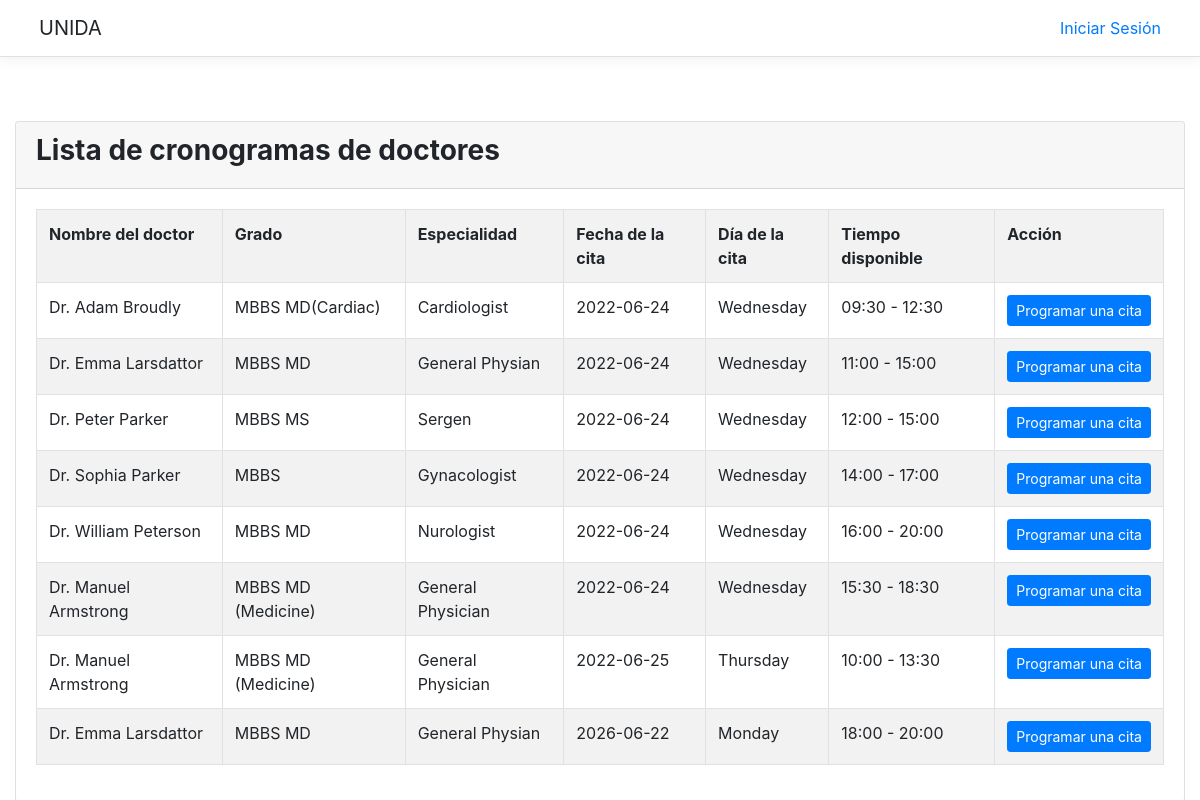
Before: / with the older database file.
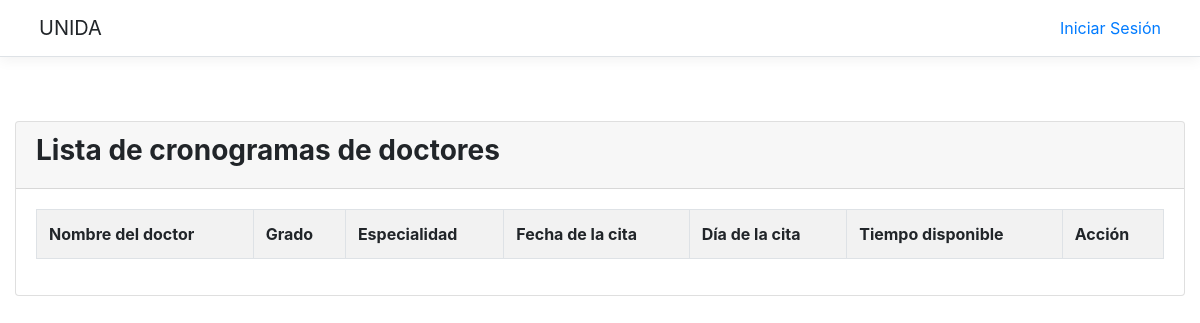
After: the same page with the newer database file.
### tables this page shows
CREATE TABLE `doctor_schedule_table` (
  `doctor_schedule_id` int(11) NOT NULL,
  `doctor_id` int(11) NOT NULL,
  `doctor_schedule_date` date NOT NULL,
  `doctor_schedule_day` enum('Sunday','Monday','Tuesday','Wednesday','Thursday','Friday','Saturday') NOT NULL,
  `doctor_schedule_start_time` varchar(20) NOT NULL,
  `doctor_schedule_end_time` varchar(20) NOT NULL,
  `average_consulting_time` int(5) NOT NULL,
  `doctor_schedule_status` enum('Active','Inactive') NOT NULL
);

CREATE TABLE `doctor_table` (
  `doctor_id` int(11) NOT NULL,
  `doctor_email_address` varchar(200) NOT NULL,
  `doctor_password` varchar(100) NOT NULL,
  `doctor_name` varchar(100) NOT NULL,
  `doctor_profile_image` varchar(100) NOT NULL,
  `doctor_phone_no` varchar(30) NOT NULL,
  `doctor_address` mediumtext NOT NULL,
  `doctor_date_of_birth` date NOT NULL,
  `doctor_degree` varchar(200) NOT NULL,
  `doctor_expert_in` varchar(100) NOT NULL,
  `doctor_status` enum('Active','Inactive') NOT NULL,
  `doctor_added_on` datetime NOT NULL
);

### class/Appointment.php (called while the page is built, shortened)
<?php
class Appointment
{
	public $connect;
	public $query;
	public function __construct()
	{
		$this->connect = new PDO("mysql:host=localhost;dbname=doctor_appointment", "root", "");
	}
	function get_result()
	{
		return $this->connect->query($this->query, PDO::FETCH_ASSOC);
	}
}
?>

### index.php (the view, shortened to what this page needs)
<?php
include('class/Appointment.php');
$object = new Appointment;
$object->query = "
SELECT * FROM doctor_schedule_table
INNER JOIN doctor_table
ON doctor_table.doctor_id = doctor_schedule_table.doctor_id
WHERE doctor_schedule_table.doctor_schedule_date >= '".date('Y-m-d')."'
AND doctor_schedule_table.doctor_schedule_status = 'Active'
AND doctor_table.doctor_status = 'Active'
ORDER BY doctor_schedule_table.doctor_schedule_date ASC
";
$result = $object->get_result();
include('header.php');
?>
		      	<div class="card">
		      		<form method="post" action="result.php">
			      		<div class="card-header"><h3><b>Lista de cronogramas de doctores</b></h3></div>
			      		<div class="card-body">
		      				<div class="table-responsive">
		      					<table class="table table-striped table-bordered">
		      						<tr>
		      							<th>Nombre del doctor</th>
		      							<th>Grado</th>
		      							<th>Especialidad</th>
		      							<th>Fecha de la cita</th>
		      							<th>Día de la cita</th>
		      							<th>Tiempo disponible</th>
		      							<th>Acción</th>
		      						</tr>
		      						<?php
		      						foreach($result as $row)
		      						{
		      							echo '
		      							<tr>
		      								<td>'.$row["doctor_name"].'</td>
		      								<td>'.$row["doctor_degree"].'</td>
		      								<td>'.$row["doctor_expert_in"].'</td>
		      								<td>'.$row["doctor_schedule_date"].'</td>
		      								<td>'.$row["doctor_schedule_day"].'</td>
		      								<td>'.$row["doctor_schedule_start_time"].' - '.$row["doctor_schedule_end_time"].'</td>
		      								<td><button type="button" name="get_appointment" class="btn btn-primary btn-sm get_appointment" data-id="'.$row["doctor_schedule_id"].'">Programar una cita</button></td>
		      							</tr>
		      							';
		      						}
		      						?>
		      					</table>
		      				</div>
		      			</div>
		      		</form>
		      	</div>
<?php
include('footer.php');
?>

### header.php (shortened to what this page needs)
<!doctype html>
<html lang="en">
	<head>
	    <link href="vendor/bootstrap/bootstrap.min.css" rel="stylesheet">
	    <link href="vendor/fontawesome-free/css/all.min.css" rel="stylesheet" type="text/css">
	    <link rel="stylesheet" type="text/css" href="vendor/parsley/parsley.css"/>
	    <link rel="stylesheet" type="text/css" href="vendor/datepicker/bootstrap-datepicker.css"/>
    	<link href="vendor/datatables/dataTables.bootstrap4.min.css" rel="stylesheet">
	</head>
	<body>
		<div class="d-flex flex-column flex-md-row align-items-center p-3 px-md-4 mb-3 bg-white border-bottom box-shadow">
			<div class="col">
		    	<h5 class="my-0 mr-md-auto font-weight-normal">UNIDA</h5>
		    </div>
		    <?php
		    if(!isset($_SESSION['patient_id']))
		    {
		    ?>
		    <div class="col text-right"><a href="login.php">Iniciar Sesión</a></div>
		   	<?php
		   	}
		   	?>
	    </div>
	    <br />
	    <br />
	    <div class="container-fluid">

### footer.php (shortened to what this page needs)
	    </div>
	</body>
</html>

### header.php (style rules this page uses)
.border-bottom { border-bottom: 1px solid #e5e5e5; }
.box-shadow { box-shadow: 0 .25rem .75rem rgba(0, 0, 0, .05); }

Changed rows visible on the page:
no longer on this page (row edited): doctor_schedule_table: doctor.doctor_name "Dr. Adam Broudly", doctor.doctor_degree "MBBS MD(Cardiac)", doctor.doctor_expert_in "Cardiologist", doctor_schedule_date "2022-06-24", doctor_schedule_day "Wednesday", doctor_schedule_start_time "09:30", doctor_schedule_end_time "12:30"
no longer on this page (row edited): doctor_schedule_table: doctor.doctor_name "Dr. Emma Larsdattor", doctor.doctor_degree "MBBS MD", doctor.doctor_expert_in "General Physian", doctor_schedule_date "2022-06-24", doctor_schedule_day "Wednesday", doctor_schedule_start_time "11:00", doctor_schedule_end_time "15:00"
no longer on this page (row edited): doctor_schedule_table: doctor.doctor_name "Dr. Peter Parker", doctor.doctor_degree "MBBS MS", doctor.doctor_expert_in "Sergen", doctor_schedule_date "2022-06-24", doctor_schedule_day "Wednesday", doctor_schedule_start_time "12:00", doctor_schedule_end_time "15:00"
no longer on this page (row edited): doctor_schedule_table: doctor.doctor_name "Dr. Sophia Parker", doctor.doctor_degree "MBBS", doctor.doctor_expert_in "Gynacologist", doctor_schedule_date "2022-06-24", doctor_schedule_day "Wednesday", doctor_schedule_start_time "14:00", doctor_schedule_end_time "17:00"
no longer on this page (row edited): doctor_schedule_table: doctor.doctor_name "Dr. William Peterson", doctor.doctor_degree "MBBS MD", doctor.doctor_expert_in "Nurologist", doctor_schedule_date "2022-06-24", doctor_schedule_day "Wednesday", doctor_schedule_start_time "16:00", doctor_schedule_end_time "20:00"
no longer on this page (row edited): doctor_schedule_table: doctor.doctor_name "Dr. Manuel Armstrong", doctor.doctor_degree "MBBS MD (Medicine)", doctor.doctor_expert_in "General Physician", doctor_schedule_date "2022-06-24", doctor_schedule_day "Wednesday", doctor_schedule_start_time "15:30", doctor_schedule_end_time "18:30"
no longer on this page (row edited): doctor_schedule_table: doctor.doctor_name "Dr. Manuel Armstrong", doctor.doctor_degree "MBBS MD (Medicine)", doctor.doctor_expert_in "General Physician", doctor_schedule_date "2022-06-25", doctor_schedule_day "Thursday", doctor_schedule_start_time "10:00", doctor_schedule_end_time "13:30"
no longer on this page (row edited): doctor_schedule_table: doctor.doctor_name "Dr. Emma Larsdattor", doctor.doctor_degree "MBBS MD", doctor.doctor_expert_in "General Physian", doctor_schedule_date "2026-06-22", doctor_schedule_day "Monday", doctor_schedule_start_time "18:00", doctor_schedule_end_time "20:00"
